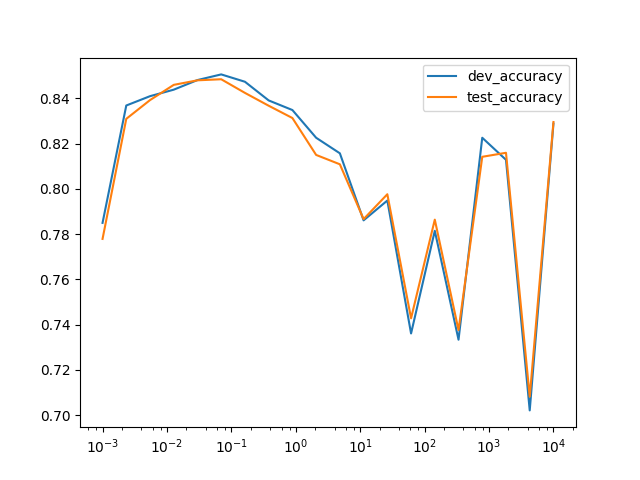

Source code (Python):
#!/usr/bin/python

from __future__ import print_function
from Wang_Shaojie_hw3 import *
import matplotlib.pyplot as plt
import numpy as np

def experiment():
    acc_test_list = []
    acc_dev_list = []
    c_list = np.logspace(-3, 4, 20, endpoint = True)
    epochs = 5
    
    for c in c_list:

        x, y = load_data("/u/cs246/data/adult/a7a.train")
        w, b = train(x, y, c, epochs)

        xdev, ydev = load_data("/u/cs246/data/adult/a7a.dev")
        acc_dev = test(w, b, xdev, ydev)
        acc_dev_list.append(acc_dev)
        
        xtest, ytest = load_data("/u/cs246/data/adult/a7a.test")
        acc_test = test(w, b, xtest, ytest)
        acc_test_list.append(acc_test)
    
    # Plot the accuracy by epochs
    plt.plot(c_list, acc_dev_list, label = "dev_accuracy")
    plt.plot(c_list, acc_test_list, label = "test_accuracy")
    plt.xscale("log")
    plt.legend()
    plt.show()


experiment()
